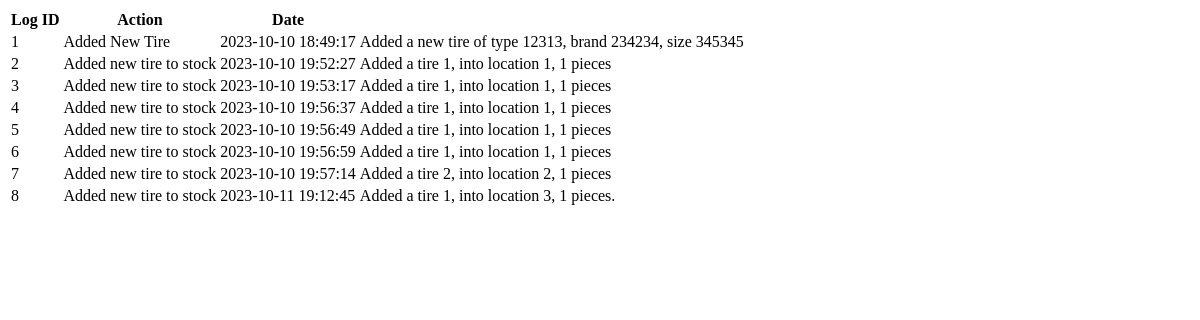
Page /logs on the earlier database version.
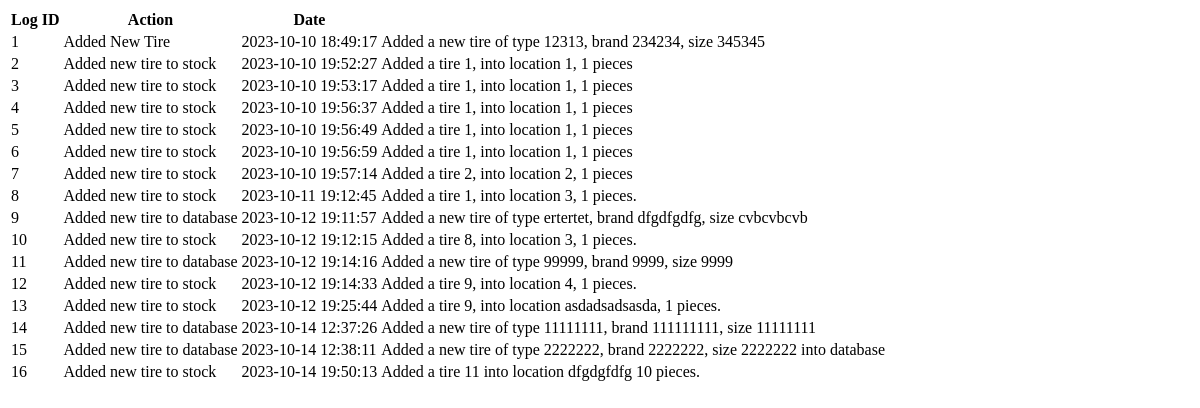
Same page on the later database version.
### models/logs.py (models this page shows)
class Logs(db.Model):
    log_id = db.Column(db.Integer, primary_key=True)
    action_type = db.Column(db.String(50), nullable=False)
    date = db.Column(db.DateTime, default=db.func.current_timestamp())
    tire_id = db.Column(db.Integer, db.ForeignKey('tires.tire_id'), nullable=False)
    details = db.Column(db.String(200))

### views/logs_route.py (the view)
@logs_blueprint.route('/logs')
def view_logs():
    logs = Logs.query.all()  # Fetch all logs from the database
    return render_template('logs.html', logs=logs)

### templates/logs.html (shortened to what this page needs)
<!DOCTYPE html>
<html>
<head>
</head>
<body>
    <table>
        <thead>
            <tr>
                <th>Log ID</th>
                <th>Action</th>
                <th>Date</th>
            </tr>
        </thead>
        <tbody>
            {% for log in logs %}
            <tr>
                <td>{{ log.log_id }}</td>
                <td>{{ log.action_type }}</td>
                <td>{{ log.date }}</td>
                <td>{{ log.details }}</td>
            </tr>
            {% endfor %}
        </tbody>
    </table>
</body>
</html>

Differences in the rows shown:
added Logs: log_id "9", action_type "Added new tire to database", date "2023-10-12 19:11:57", details "Added a new tire of type ertertet, brand dfgdfgdfg, size cvbcvbcvb"
added Logs: log_id "10", action_type "Added new tire to stock", date "2023-10-12 19:12:15", details "Added a tire 8, into location 3, 1 pieces."
added Logs: log_id "11", action_type "Added new tire to database", date "2023-10-12 19:14:16", details "Added a new tire of type 99999, brand 9999, size 9999"
added Logs: log_id "12", action_type "Added new tire to stock", date "2023-10-12 19:14:33", details "Added a tire 9, into location 4, 1 pieces."
added Logs: log_id "13", action_type "Added new tire to stock", date "2023-10-12 19:25:44", details "Added a tire 9, into location asdadsadsasda, 1 pieces."
added Logs: log_id "14", action_type "Added new tire to database", date "2023-10-14 12:37:26", details "Added a new tire of type 11111111, brand 111111111, size 11111111"
added Logs: log_id "15", action_type "Added new tire to database", date "2023-10-14 12:38:11", details "Added a new tire of type 2222222, brand 2222222, size 2222222 into database"
added Logs: log_id "16", action_type "Added new tire to stock", date "2023-10-14 19:50:13", details "Added a tire 11 into location dfgdgfdfg 10 pieces."
